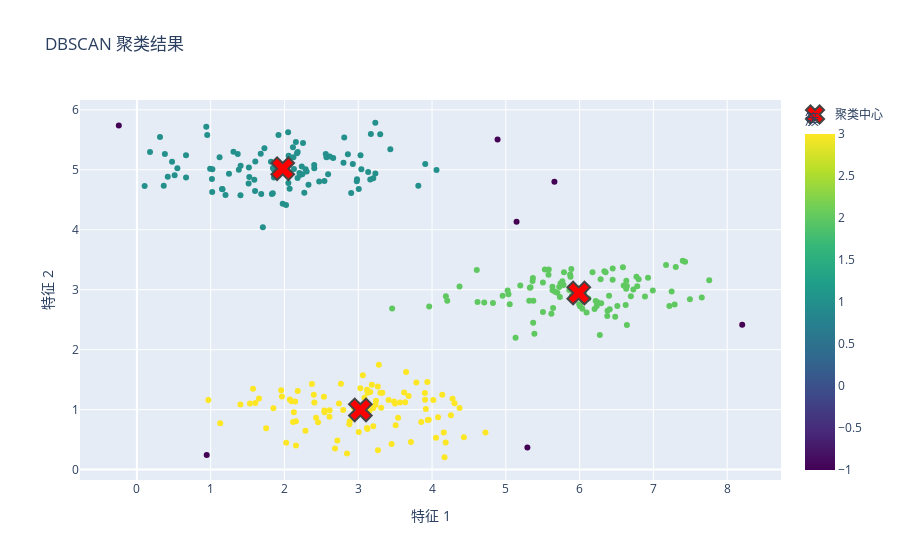
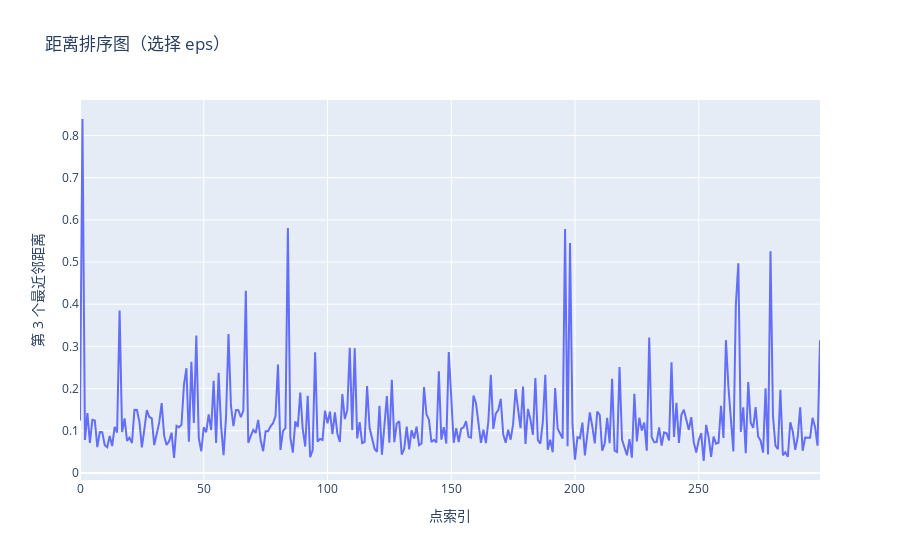

Notebook cell for these charts, in order:
### Markdown cell above
# DBScan

### Code cell
class DBSCAN:
    def __init__(self, eps, min_samples):
        """
        初始化DBSCANManual类
        :param eps: 邻域半径
        :param min_samples: 形成簇所需的最小点数
        """
        self.eps = eps  
        self.min_samples = min_samples  
        self.labels = None  

    def fit(self, X):
        """
        执行DBSCAN聚类算法
        :param X: 输入数据，形状为(n_samples, n_features)
        """
        n_samples = X.shape[0]  # 数据点数量
        visited = np.zeros(n_samples, dtype=bool)  
        cluster_label = 0  
        self.labels = np.zeros(n_samples, dtype=int)  # 初始化标签为0

        for i in range(n_samples):  
            if visited[i]:  
                continue
            visited[i] = True  
            neighbors = self.region_query(X, i)  

            if len(neighbors) < self.min_samples:  # 如果邻域点数量小于min_samples
                self.labels[i] = -1  # 标记该点为噪声点（标签为-1）
            else:  # 如果邻域点数量大于或等于min_samples
                cluster_label += 1  # 给当前簇分配一个新的标签
                self.expand_cluster(X, i, neighbors, cluster_label, visited)  # 扩展该簇

    def region_query(self, X, idx):
        """
        查询当前点的邻域点
        :param X: 输入数据
        :param idx: 当前点的索引
        :return: 邻域点的索引列表
        """
        distances = np.linalg.norm(X - X[idx], axis=1)  
        neighbors = np.where(distances <= self.eps)[0]  
        return neighbors

    def expand_cluster(self, X, idx, neighbors, cluster_label, visited):
        """
        扩展簇
        :param X: 输入数据
        :param idx: 当前点的索引
        :param neighbors: 当前点的邻域点索引列表
        :param cluster_label: 当前簇的标签
        :param visited: 访问标记数组
        """
        self.labels[idx] = cluster_label  # 分配簇标签

        for neighbor in neighbors:  
            if not visited[neighbor]:  
                visited[neighbor] = True  
                neighbor_neighbors = self.region_query(X, neighbor)  # 查询该邻域点的邻域点

                if len(neighbor_neighbors) >= self.min_samples:  
                    self.expand_cluster(X, neighbor, neighbor_neighbors, cluster_label, visited)  
                self.labels[neighbor] = cluster_label  


def find_optimal_eps(data, min_samples=3, percentile=95):
    """使用k-distance图自动寻找最佳eps参数"""
    distances = pdist(data, 'euclidean')  
    dist_matrix = squareform(distances)  
    k_distances = np.sort(dist_matrix)[:, min_samples]  # 获取每个点的第k个最近邻距离
    
    sorted_k_distances = np.sort(k_distances)  # 对第k个最近邻距离进行排序

    # 使用kneed自动检测拐点
    kneedle = KneeLocator(
        x=range(len(sorted_k_distances)),  # x轴是点的索引
        y=sorted_k_distances,  # y轴是排序后的第k个最近邻距离
        S=1.0,  # 灵敏度参数
        curve="convex",  
        direction="increasing"  
    )
    
    # 返回拐点最佳eps，或95%分位数
    return kneedle.knee_y if kneedle.knee else np.percentile(k_distances, percentile)


eps_range = np.linspace(0.1, 1.0, 20)  # 在0.1到1.0之间生成20个等间距的eps值
min_samples_range = range(2, 11)  # min_samples的取值范围是2到10

# 初始化最佳参数和最佳轮廓系数
best_silhouette = -1  # 轮廓系数范围[-1, 1]
best_eps = 0.6  
best_min_samples = 50  

# 遍历不同的 eps 和 min_samples 组合，寻找最佳参数
for eps in eps_range:
    for min_samples in min_samples_range:
        dbscan = DBSCAN(eps=eps, min_samples=min_samples)  
        dbscan.fit(scaled_data)  
        labels = dbscan.labels  
        
        # 计算轮廓系数，评估聚类效果
        if len(set(labels)) > 1:  # 确保有多个簇（否则无法计算轮廓系数）
            silhouette_avg = silhouette_score(scaled_data, labels)  # 计算轮廓系数
            if silhouette_avg > best_silhouette:  
                best_silhouette = silhouette_avg  
                best_eps = eps  
                best_min_samples = min_samples  

# 使用最佳参数进行聚类
dbscan = DBSCAN(eps=best_eps, min_samples=best_min_samples)
dbscan.fit(scaled_data)
labels = dbscan.labels  


data["Cluster"] = labels  # 在原始数据框中添加聚类标签列

# 计算每个簇的聚类中心（使用原始数据）
centers = []  
for cluster in np.unique(labels):
    if cluster != -1:  
        cluster_data = data[data["Cluster"] == cluster]  # 获取当前簇的原始数据
        center = cluster_data[["X1", "X2"]].mean().values  # 计算簇内点的均值作为中心
        centers.append(center) 
        
centers = np.array(centers)  

fig = px.scatter(
    data, 
    x="X1", 
    y="X2",  
    color="Cluster",  
    title="DBSCAN 聚类结果",  
    color_continuous_scale="Viridis",  
    labels={"X1": "特征 1", "X2": "特征 2", "Cluster": "簇"}, 
)

if len(centers) > 0:
    fig.add_scatter(
        x=centers[:, 0],  
        y=centers[:, 1],  
        mode="markers",  
        marker=dict(
            size=20,  
            color="red",  
            symbol="x",  
            line=dict(width=2)  
        ),
        name="聚类中心"  
    )

fig.show()

# 计算聚类效果（轮廓系数）
silhouette_avg = silhouette_score(scaled_data, labels)  
print(f"聚类的轮廓系数: {silhouette_avg:.3f}")  

# 绘制距离排序图以帮助选择 eps
distances = []
for i in range(len(scaled_data)):
    dist = np.sort(np.linalg.norm(scaled_data[i] - scaled_data, axis=1))
    distances.append(dist)

distances = np.array(distances)
k = 3  
fig_dist = px.line(
    x=range(len(distances[:, k])),  
    y=distances[:, k],  
    title="距离排序图（选择 eps）",  
    labels={"x": "点索引", "y": "第 3 个最近邻距离"},  
)
fig_dist.show()

### Figure 1 — Plotly figure (JSON) as saved in the notebook; plotly's stock layout.template omitted (floating-point values rounded to 4 significant figures; data arrays with more than 128 entries replaced by an {"elided": "..."} marker saying what was removed)
{"data": [{"hovertemplate": "特征 1=%{x}<br>特征 2=%{y}<br>簇=%{marker.color}<extra></extra>", "legendgroup": "", "marker": {"color": {"elided": "300 int values"}, "coloraxis": "coloraxis", "symbol": "circle"}, "mode": "markers", "name": "", "orientation": "v", "showlegend": false, "x": {"elided": "300 float values"}, "xaxis": "x", "y": {"elided": "300 float values"}, "yaxis": "y", "type": "scatter"}, {"marker": {"color": "red", "line": {"width": 2}, "size": 20, "symbol": "x"}, "mode": "markers", "name": "聚类中心", "x": [1.977, 5.989, 3.029], "y": [5.018, 2.945, 0.9954], "type": "scatter"}], "layout": {"xaxis": {"anchor": "y", "domain": [0.0, 1.0], "title": {"text": "特征 1"}}, "yaxis": {"anchor": "x", "domain": [0.0, 1.0], "title": {"text": "特征 2"}}, "coloraxis": {"colorbar": {"title": {"text": "簇"}}, "colorscale": [[0.0, "#440154"], [0.1111, "#482878"], [0.2222, "#3e4989"], [0.3333, "#31688e"], [0.4444, "#26828e"], [0.5556, "#1f9e89"], [0.6667, "#35b779"], [0.7778, "#6ece58"], [0.8889, "#b5de2b"], [1.0, "#fde725"]]}, "legend": {"tracegroupgap": 0}, "title": {"text": "DBSCAN 聚类结果"}}}

### Figure 2 — Plotly figure (JSON) as saved in the notebook; plotly's stock layout.template omitted (floating-point values rounded to 4 significant figures; data arrays with more than 128 entries replaced by an {"elided": "..."} marker saying what was removed)
{"data": [{"hovertemplate": "点索引=%{x}<br>第 3 个最近邻距离=%{y}<extra></extra>", "legendgroup": "", "line": {"color": "#636efa", "dash": "solid"}, "marker": {"symbol": "circle"}, "mode": "lines", "name": "", "orientation": "v", "showlegend": false, "x": {"elided": "300 int values"}, "xaxis": "x", "y": {"elided": "300 float values"}, "yaxis": "y", "type": "scatter"}], "layout": {"xaxis": {"anchor": "y", "domain": [0.0, 1.0], "title": {"text": "点索引"}}, "yaxis": {"anchor": "x", "domain": [0.0, 1.0], "title": {"text": "第 3 个最近邻距离"}}, "legend": {"tracegroupgap": 0}, "title": {"text": "距离排序图（选择 eps）"}}}
